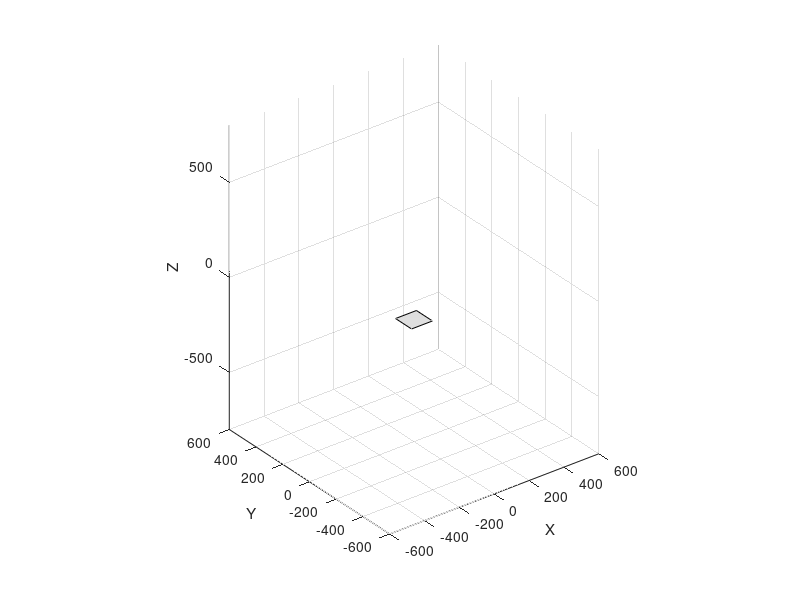

This figure's MATLAB source: (Note: this script raises an error after producing the figure.)
function G = init_plotter()
    


    
    hold on;
    grid on;
    
    % Plot floor
    x = [-60 60 60 -60];
    y = [-60 -60 60 60];
    fill3(x, y, [-159 -159 -159 -159], [0.8 0.8 0.8])  % gray floor
    
    % View settings
    axis equal
    xlim([-600 600])
    ylim([-600 600])
    zlim([-800 800])
    xlabel('X');
    ylabel('Y');
    zlabel('Z');
    view(3)
    light
    camlight headlight
    lighting gouraud
    
    yellow = [0.9 0.6 0.2];
    G.links = gobjects(6, 1); % Preallocate graphics object array for links
    G.yellow_fills = gobjects(6, 2); % Preallocate graphics object array for the links fill (1-top, 2-bottom)
    for i = 1:6
        G.links(i) = surf(zeros(2, 21), zeros(2, 21), zeros(2, 21), 'FaceColor', yellow, 'EdgeColor', 'none');
        G.yellow_fills(i, 1) = fill3(nan, nan, nan, yellow, 'EdgeColor', 'none');
        G.yellow_fills(i, 2) = fill3(nan, nan, nan, yellow, 'EdgeColor', 'none');
    end
    
    
    
    black = [0.2 0.2 0.2];
    G.joints = gobjects(6, 1); % Preallocate graphics object array for joints
    G.black_fills = gobjects(6, 2); % Preallocate graphics object array for the joints fill (1-top, 2-bottom)
    for i = 1:6
        G.joints(i) = surf(zeros(2, 21), zeros(2, 21), zeros(2, 21), 'FaceColor', black, 'EdgeColor', 'none');
        G.black_fills(i, 1) = fill3(nan, nan, nan, black, 'EdgeColor', 'none');
        G.black_fills(i, 2) = fill3(nan, nan, nan, black, 'EdgeColor', 'none');
    end
    
    for i = 1:numel(G.links)
        if ~isvalid(G.links(i))
            error("Glinks(%d) is invalid!", i);
        end
    end
end